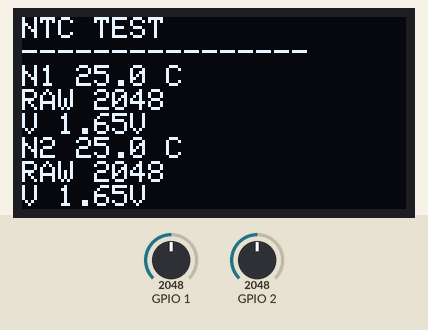
A sketch run on a simulated ESP32. Parts: 128×64 one-colour display. The test bench sets the inputs (shaded band); at power-on: GPIO 1 = 2048, GPIO 2 = 2048 (analog values on the 0–4095 scale). What the sketch prints to the serial monitor is not drawn.

Above: at 1.3 s.
1.4 s: GPIO 1 set to 0
At 2.1 s:
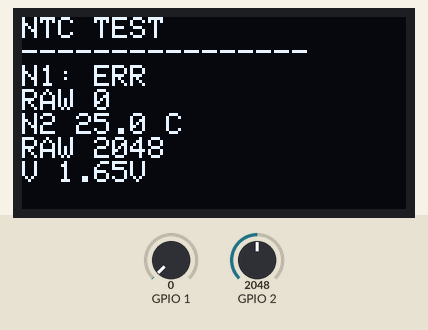
3.0 s: GPIO 2 set to 4067
At 4.2 s:
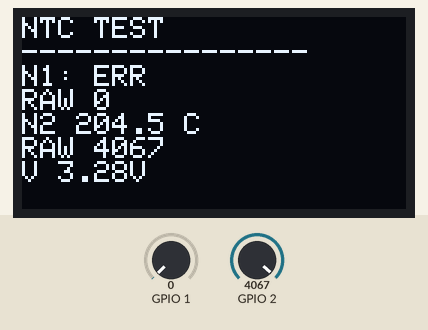
4.5 s: GPIO 2 set to 4095
At 5.5 s:
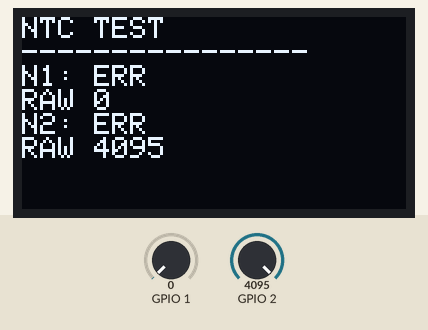
6.0 s: GPIO 1 set to 491
At 6.7 s:
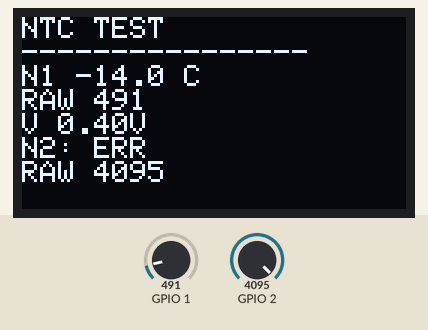
7.5 s: GPIO 2 set to 3603
At 8.0 s:
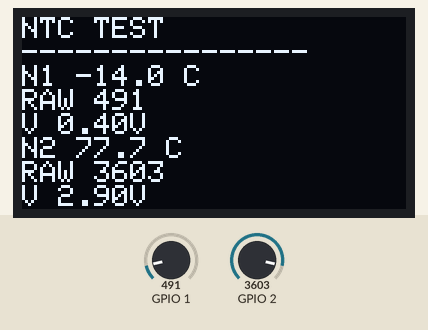
9.0 s: GPIO 1 set to 1228
At 10.3 s:
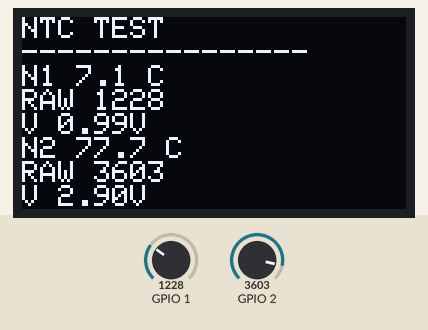
Timing chart, 0 to 11.5 s (numbered marks = the images above; inputs shaded):
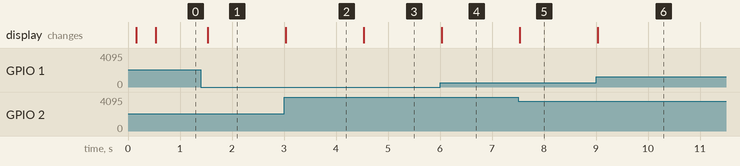

The sketch:

ntc_test.ino
```cpp
#include <Wire.h>
#include <Adafruit_SSD1306.h>
#include <math.h>

#define NTC1_GPIO  1
#define NTC2_GPIO  2

#define OLED_SDA  8
#define OLED_SCL  9
#define OLED_ADDR 0x3C
#define OLED_W    128
#define OLED_H    64

#define STATUS_OK          0
#define STATUS_ADC_ERROR   1
#define STATUS_SATURATION  2
#define STATUS_V_INVALID   3
#define STATUS_R_INVALID   4

const float VCC       = 3.3f;
const float R_FIXED   = 10000.0f;
const float R25       = 10000.0f;
const float BETA      = 3950.0f;
const float ADC_MAX   = 4095.0f;
const float T0        = 298.15f;

Adafruit_SSD1306 display(OLED_W, OLED_H, &Wire, -1);

bool oled_ok = false;
bool adc_ok = true;
unsigned long last_tick = 0;

struct NtcSample {
    int raw;
    float voltage;
    float resistance;
    float temp_c;
    int status;
};

NtcSample readNtc(uint8_t pin) {
    NtcSample s;
    s.raw = analogRead(pin);
    s.voltage = ((float)s.raw * VCC) / ADC_MAX;
    s.resistance = 0.0f;
    s.temp_c = 0.0f;

    if (s.raw == 0) {
        s.status = STATUS_ADC_ERROR;
        return s;
    }
    if (s.raw >= (int)ADC_MAX) {
        s.status = STATUS_SATURATION;
        return s;
    }
    if (s.voltage <= 0.0f) {
        s.status = STATUS_V_INVALID;
        return s;
    }
    s.resistance = (VCC * R_FIXED / s.voltage) - R_FIXED;
    if (s.resistance <= 0.0f) {
        s.status = STATUS_R_INVALID;
        return s;
    }
    s.temp_c = 1.0f / (1.0f / T0 + log(s.resistance / R25) / BETA) - 273.15f;
    s.status = STATUS_OK;
    return s;
}

const char* statusLabel(int status) {
    switch (status) {
        case STATUS_ADC_ERROR:  return "ADC ERROR";
        case STATUS_SATURATION: return "ADC SATURATION";
        case STATUS_V_INVALID:  return "VOLTAGE INVALID";
        case STATUS_R_INVALID:  return "RESISTANCE INVALID";
        default:                return "OK";
    }
}

void printSample(uint8_t pin, const char* name, const NtcSample& s) {
    Serial.printf("%s\r\n", name);
    Serial.printf("GPIO: %u\r\n", pin);
    Serial.printf("RAW: %u\r\n", s.raw);
    if (s.status == STATUS_OK) {
        Serial.printf("VOLTAGE: %.3f V\r\n", s.voltage);
        Serial.printf("RESISTANCE: %.2f ohm\r\n", s.resistance);
        Serial.printf("TEMP: %.2f C\r\n", s.temp_c);
    } else {
        Serial.printf("STATUS: %s\r\n", statusLabel(s.status));
    }
}

void showOled(const NtcSample& s1, const NtcSample& s2) {
    display.clearDisplay();
    display.setTextColor(SSD1306_WHITE);
    display.setCursor(0, 0);
    display.println("NTC TEST");
    display.println("----------------");
    char buf[32];
    if (s1.status == STATUS_OK) {
        snprintf(buf, sizeof(buf), "N1 %.1f C", s1.temp_c);
        display.println(buf);
        snprintf(buf, sizeof(buf), "RAW %d", s1.raw);
        display.println(buf);
        snprintf(buf, sizeof(buf), "V %.2fV", s1.voltage);
        display.println(buf);
    } else {
        display.println("N1: ERR");
        snprintf(buf, sizeof(buf), "RAW %d", s1.raw);
        display.println(buf);
    }
    if (s2.status == STATUS_OK) {
        snprintf(buf, sizeof(buf), "N2 %.1f C", s2.temp_c);
        display.println(buf);
        snprintf(buf, sizeof(buf), "RAW %d", s2.raw);
        display.println(buf);
        snprintf(buf, sizeof(buf), "V %.2fV", s2.voltage);
        display.println(buf);
    } else {
        display.println("N2: ERR");
        snprintf(buf, sizeof(buf), "RAW %d", s2.raw);
        display.println(buf);
    }
    display.display();
}

void setup() {
    Serial.begin(115200);
    delay(100);
    while (!Serial && millis() < 3000) {}

    analogReadResolution(12);
    analogSetAttenuation(ADC_11db);

    Serial.println("=== NTC + OLED TEST ===");
    Serial.println("NTC1 GPIO1 ADC1_CH0");
    Serial.println("NTC2 GPIO2 ADC1_CH1");

    Wire.begin(OLED_SDA, OLED_SCL);

    if (!display.begin(SSD1306_SWITCHCAPVCC, OLED_ADDR)) {
        oled_ok = false;
        Serial.println("OLED: INIT FAIL");
    } else {
        oled_ok = true;
        Serial.println("OLED: INIT PASS (SSD1306 128x64 @0x3C)");
        display.clearDisplay();
        display.setTextColor(SSD1306_WHITE);
        display.setCursor(0, 0);
        display.println("NTC TEST");
        display.display();
    }
}

void loop() {
    if (millis() - last_tick < 500) return;
    last_tick = millis();

    NtcSample s1 = readNtc(NTC1_GPIO);
    NtcSample s2 = readNtc(NTC2_GPIO);

    adc_ok = (s1.status == STATUS_OK) && (s2.status == STATUS_OK);

    printSample(NTC1_GPIO, "NTC1", s1);
    printSample(NTC2_GPIO, "NTC2", s2);
    Serial.printf("OLED: %s\r\n", oled_ok ? "OK" : "INIT FAIL");
    Serial.println("----");

    showOled(s1, s2);
}
```

Measured:
- the behaviour switches between 4094 and 4095 on GPIO 2 (found by bisection; images 2 and 3)
- after the input at 1.4 s, the display: changes after 0.13 s (image 1)
- after the input at 3.0 s, the display: changes at once (image 2)
- after the input at 4.5 s, the display: changes at once (image 3)
- after the input at 6.0 s, the display: changes at once (image 4)
- after the input at 7.5 s, the display: changes at once (image 5)
- after the input at 9.0 s, the display: changes at once (image 6)
